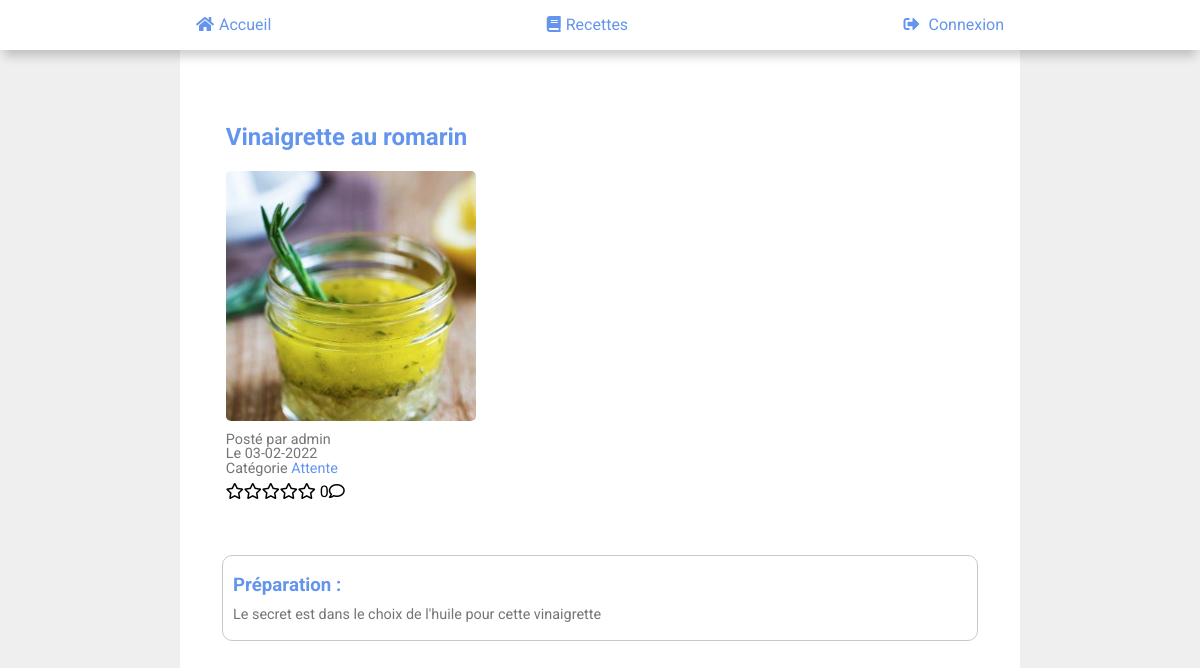
Page /public/templates/show_recipe.php?recipe_id=9&category_id=1 on the committed database.
### tables this page shows
CREATE TABLE IF NOT EXISTS `recipes` (
  `id` int(11) NOT NULL AUTO_INCREMENT,
  `title` varchar(265) NOT NULL,
  `description` text NOT NULL,
  `image` text,
  `date_recipe` timestamp NOT NULL DEFAULT CURRENT_TIMESTAMP,
  `user_id` int(11) NOT NULL,
  `category_id` int(11) NOT NULL,
  PRIMARY KEY (`id`),
  KEY `recipe_category_id` (`category_id`),
  KEY `recipe_user_id` (`user_id`)
);

CREATE TABLE IF NOT EXISTS `users` (
  `id` int(11) NOT NULL AUTO_INCREMENT,
  `nickname` varchar(40) NOT NULL,
  `password` text NOT NULL,
  `role` int(1) NOT NULL DEFAULT '3',
  `avatar` varchar(255) NOT NULL,
  `registration_at` timestamp NULL DEFAULT CURRENT_TIMESTAMP,
  PRIMARY KEY (`id`)
);

CREATE TABLE IF NOT EXISTS `categories` (
  `id` int(11) NOT NULL AUTO_INCREMENT,
  `name` varchar(255) DEFAULT NULL,
  PRIMARY KEY (`id`)
);

### libraries/services/sql_requests.php (called while the page is built, shortened)
<?php
function selectOneBy($pdo, $tableToSelect, $where, $selectTo)
{
    $sql = "SELECT * FROM $tableToSelect WHERE $where = ?";
    $query = $pdo->prepare($sql);
    $query->execute([$selectTo]);
    $data = $query->fetch();
    return $data;
}
function countAsWhere($pdo, $whyCount, $whatAs, $fromWhy, $where, $selectTo)
{
    $sql = "SELECT count($whyCount) AS $whatAs FROM $fromWhy WHERE $where = ?";
    $query = $pdo->prepare($sql);
    $query->execute([$selectTo]);
    return $data = $query->fetch();
}

### public/templates/show_recipe.php (the view, shortened to what this page needs)
<?php
include('../../layout.php');
if ($_GET['recipe_id']) {
    $recipe_id = $_GET['recipe_id'];
} else {
    header("location: error.php?error=2");
}
$recipe = selectOneBy($pdo, 'recipes', 'id', $recipe_id);
$recipe_category = $recipe['category_id'];
$category = selectOneBy($pdo, 'categories', 'id', $recipe_category);
$user = selectOneBy($pdo, 'users', 'id', $recipe['user_id']);
$date_recipe = showDate($recipe['date_recipe']);
$ranked_count = countAsWhere($pdo, 'ranked', 'ranked_count', 'comments', 'recipe_id', $recipe_id); ?>
<section class="section-show-recipe">
    <article class="article-show-recipe">
        <section class="show-recipe-section-img">
            <h2><?= $recipe['title']; ?></h2>
            <?php if (!empty($recipe['image'])) : ?>
                <img src="/public/src/img/<?= $recipe['image']; ?>" alt="image qui représente">
            <?php else : ?>
                <img src="https://via.placeholder.com/350x150" alt="image qui représente">
            <?php endif; ?>
        </section>
        <section class="show-recipe-detail">
            <p class="p-detail">Posté par <?= $user['nickname']; ?></p>
            <p class="p-detail">Le <?= $date_recipe; ?></p>
            <p class="p-detail">Catégorie
                <a href="show_recipes.php?category_id=<?= $recipe_category; ?>">
                    <?= $category['name']; ?>
                </a>
            </p>
        </section>
        <section class="show-recipe-ranked">
            <?php if ($ranked_count['ranked_count'] > 0) : ?>
                <a href="show_comments.php?recipe_id=<?= $recipe_id; ?>"><span>sur <?= $ranked_count['ranked_count']; ?> avis</span></a>
            <?php else : ?>
                <span><?= $ranked_count['ranked_count']; ?><i class="far fa-comment"></i></span>
            <?php endif; ?>
        </section>
    </article>
    <section class="show-recipe-description">
        <h3>Préparation :</h3>
        <p class="p-detail"><?= $recipe['description']; ?></p>
    </section>
</section>

### public/css/style.css (style rules this page uses)
html { box-sizing: border-box; scroll-behavior: smooth; }
*, *:before, *:after { box-sizing: inherit; }
a:link { text-decoration:none; }
a { color: cornflowerblue; }
h1,h2,h3,h4,h5,h6 { color: cornflowerblue; }
body { background-color: #efefef; margin: 0; font-family: 'Roboto', sans-serif; }
* { transition: transform .5s; }
.p-detail { color: #757575; line-height: 0; font-size: 0.9rem; }
section { width: 100%; }
section article { margin: 5% 3% 5% 3%; width: 100%; max-width: 250px; border-radius: 5px; padding: 0.5%; }
article img { display: inline-block; border-radius: 5px; max-width: 250px; min-width: 0; margin: 10px; }
.section-show-recipe { width: 90%; margin-left: auto; margin-right: auto; }
.article-show-recipe { width: 100%; min-width: 0; margin: auto; max-width: 100%; }
.show-recipe-section-img { width: 100%; }
.show-recipe-section-img img { width: 100%; margin: auto; }
.show-recipe-description { border: 1px solid #c7c8cc; border-radius: 10px; padding-left: 10px; margin-top: 20px; margin-right: 10px; padding-bottom: 10px; margin-bottom: 50px; }

### rows in the picture
recipes: title "Vinaigrette au romarin", image (picture), date_recipe "03-02-2022", description "Le secret est dans le choix de l'huile pour cette vinaigrette"
users: nickname "admin"
categories: name "Attente"

### other values in the picture
$ranked_count['ranked_count'] "0"
